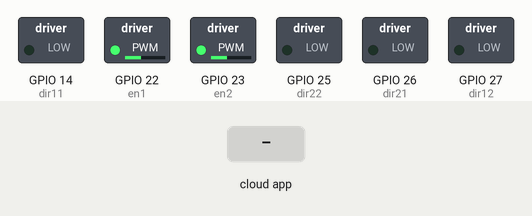
Simulated run of this sketch. Board: ESP32. On the bench: switched loads named in the sketch (green lamp = pin HIGH). Inputs (shaded band) come from the test bench. WiFi joins after 1.5 s; servers stay silent unless stated; the ROS host is connected and sends only what is stated; what the sketch prints to the serial monitor is not drawn.

Above: at 4.7 s.
4.8 s: the phone or cloud app sets linear.x to -100
At 5.4 s:
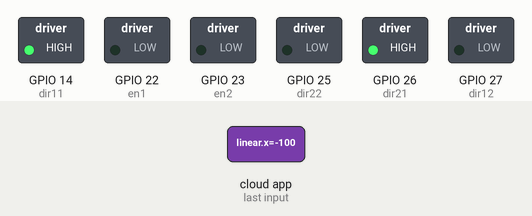
6.5 s: the phone or cloud app sets linear.x to 100
At 7.7 s:
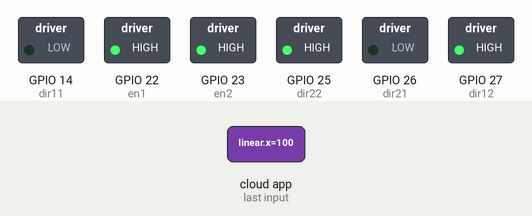
8.0 s: the phone or cloud app sets linear.x to 0
At 9.0 s:
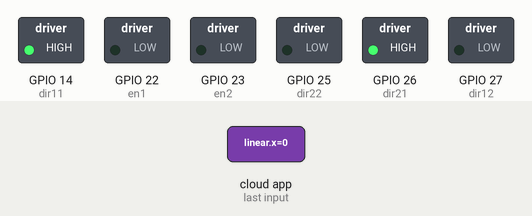
Timing chart, 0 to 11.0 s (numbered marks = the images above; inputs shaded):
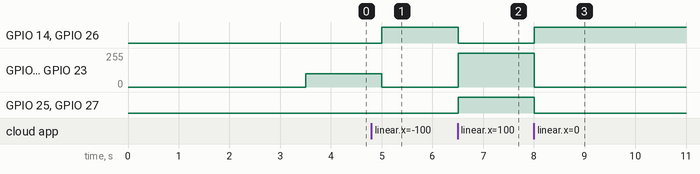

The sketch:

robotmovil.ino
```cpp
#include <ros.h>
#include <std_msgs/String.h>
#include <Arduino.h>
#include <SPI.h>
//#include <WiFi.h>
#include "WiFiHardware.h"
 #include <geometry_msgs/Twist.h>

/***********************************/
/******    WiFi Settings   ******/
const char* ssid = "JJ";
const char* password = "Andri113_.";
/***********************************/
float x;
float y;
int dir11=14;
int dir12=27;
int dir21=26;
int dir22=25;
int en1=22;
int en2=23;

void leftMotor(int i){
  if(i==1){
      digitalWrite(dir11, LOW);
      digitalWrite(dir12, HIGH);
  }else{
      digitalWrite(dir11, HIGH);
      digitalWrite(dir12, LOW);
    }
}
void rightMotor(int i){
  if(i==1){
      digitalWrite(dir21, LOW);
      digitalWrite(dir22, HIGH);
  }else{
      digitalWrite(dir21, HIGH);
      digitalWrite(dir22, LOW);
    }
}
void moveMotors(float a,float b){


    if(a>0){
      leftMotor(1);
    }else{
      leftMotor(0);
    }

    if(b>0){
      rightMotor(1);
    }else{
      rightMotor(0);
    }

    a=constrain(a,0,1);
    b=constrain(b,0,1);
    ledcWrite(1, 255*a);
    ledcWrite(2, 255*b);
}
/************** ROS Definitions ***********************************/
//void chatterCallback(const std_msgs::String& msg) {
void chatterCallback(const geometry_msgs::Twist& vel) {
  //i = atoi(msg.data);
  x=vel.linear.x;
  y=vel.linear.y;
  moveMotors(x+y,x-y);
}
ros::Subscriber<geometry_msgs::Twist> sub("cmd_vel", &chatterCallback);
ros::NodeHandle_<WiFiHardware> nh;
/*****************************************************************/

void setupWiFi()
{
  WiFi.begin(ssid, password);
  Serial.print("\nConnecting to "); Serial.println(ssid);
  uint8_t i = 0;
  while (WiFi.status() != WL_CONNECTED && i++ < 20) delay(500);
  if(i == 21){
    Serial.print("Could not connect to"); Serial.println(ssid);
    while(1) delay(500);
  }
  Serial.print("Ready! Use ");
  Serial.print(WiFi.localIP());
  Serial.println(" to access client");
}

void setup() {
  Serial.begin(115200);
  setupWiFi();
  delay(2000);
  nh.initNode();
  nh.subscribe(sub);
  pinMode(dir11,OUTPUT);
  pinMode(dir12,OUTPUT);
  pinMode(dir21,OUTPUT);
  pinMode(dir22,OUTPUT);
  ledcAttachPin(en1, 1);
  ledcAttachPin(en2, 2);
  ledcSetup(1, 20000, 8);
  ledcSetup(2, 20000, 8);
  ledcWrite(1, 100);
  ledcWrite(2, 100);
}

void loop() {
  nh.spinOnce();
  delay(500);
}
```

WiFiHardware.h
```cpp
#include <WiFi.h>
IPAddress server(192,168,8,2);
WiFiClient client;

class WiFiHardware {
  public:

  WiFiHardware() {};

  void init(){
    client.connect(server, 11411);
  }

  int read() {
    return client.read();
  }

  void write(uint8_t* data, int length) {
    for(int i=0; i<length; i++)
      client.write(data[i]);
  }

  unsigned long time() {
     return millis();
  }
};
```

Measured:
- after the input at 4.8 s, GPIO 14 (dir11), GPIO 26 (dir21): LOW → HIGH after 0.20 s; GPIO 22 (en1), GPIO 23 (en2): 100/255 → 0/255 after 0.20 s
- after the input at 6.5 s, GPIO 14 (dir11), GPIO 26 (dir21): HIGH → LOW at once; GPIO 22 (en1), GPIO 23 (en2): 0/255 → 255/255 at once; GPIO 25 (dir22), GPIO 27 (dir12): LOW → HIGH at once
- after the input at 8.0 s, GPIO 14 (dir11), GPIO 26 (dir21): LOW → HIGH at once; GPIO 22 (en1), GPIO 23 (en2): 255/255 → 0/255 at once; GPIO 25 (dir22), GPIO 27 (dir12): HIGH → LOW at once
